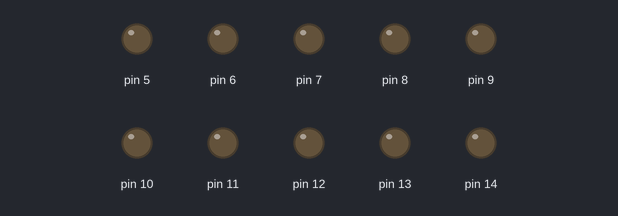
This sketch was run on a simulated Arduino Uno, built with avr-gcc and run on an emulated ATmega328P. Shown: output pins drawn as LEDs (lit = HIGH).

Above: at 0.5 s.
At 3.5 s:
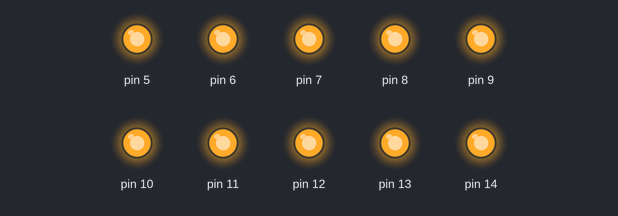
Timing chart, 0 to 4.6 s (numbered marks = the images above):
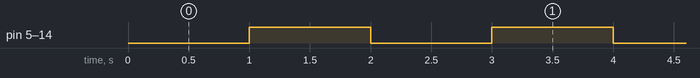

Measured:
- by itself, pin 5–14: alternates HIGH for 1.0 s and LOW for 1.0 s

The sketch:

AllLedBlink.ino
```cpp
void setup() {
  for (int i=5; i < 15; ++i)
    pinMode(i, OUTPUT);
}

void loop() {

  for (int i=5; i < 15; ++i)
    digitalWrite(i, LOW);

  delay(1000);

  for (int i=5; i < 15; ++i)
    digitalWrite(i, HIGH);

  delay(1000);

}
```
